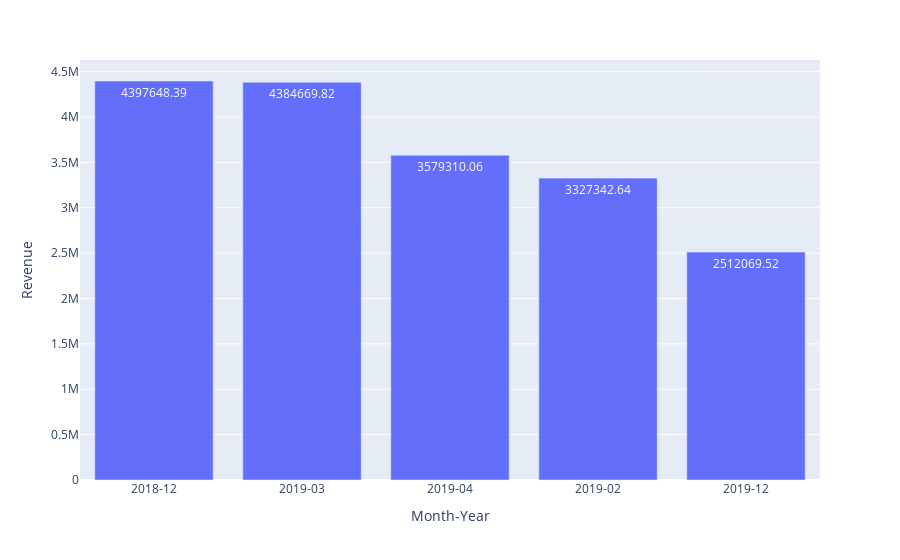

This figure's notebook cell:
### Code cell
fig3 = px.bar(top5_mountly.tail(5), x="Month-Year", y="Revenue", text="Revenue")
fig3.update_layout(xaxis=dict(type = "category"))
fig3.show()

### Figure 1 — Plotly figure (JSON) as saved in the notebook; plotly's stock layout.template omitted (floating-point values rounded to 4 significant figures)
{"data": [{"alignmentgroup": "True", "hovertemplate": "Month-Year=%{x}<br>Revenue=%{text}<extra></extra>", "legendgroup": "", "marker": {"color": "#636efa", "pattern": {"shape": ""}}, "name": "", "offsetgroup": "", "orientation": "v", "showlegend": false, "text": [4398000.0, 4385000.0, 3579000.0, 3327000.0, 2512000.0], "textposition": "auto", "type": "bar", "x": ["2018-12", "2019-03", "2019-04", "2019-02", "2019-12"], "xaxis": "x", "y": [4398000.0, 4385000.0, 3579000.0, 3327000.0, 2512000.0], "yaxis": "y"}], "layout": {"barmode": "relative", "legend": {"tracegroupgap": 0}, "margin": {"t": 60}, "xaxis": {"anchor": "y", "domain": [0, 1], "title": {"text": "Month-Year"}, "type": "category"}, "yaxis": {"anchor": "x", "domain": [0, 1], "title": {"text": "Revenue"}}}}
